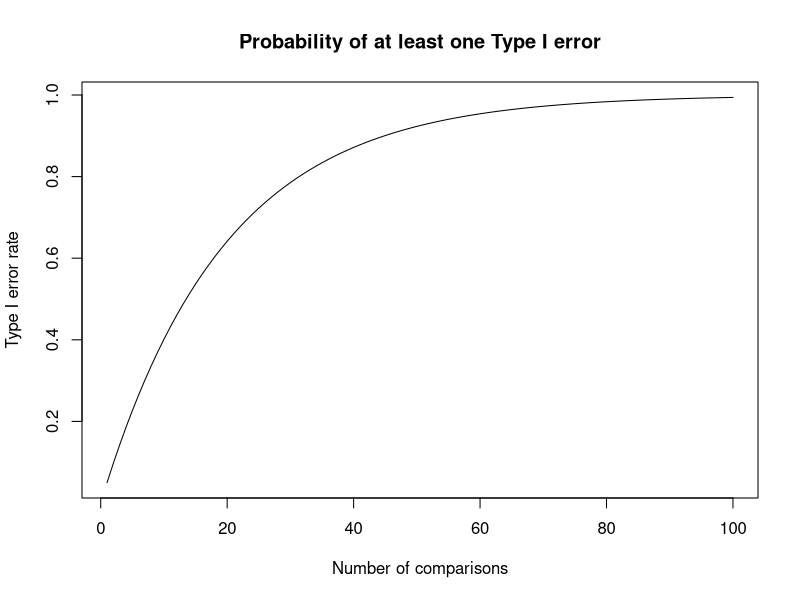

Reproduce this figure in R.
## ---- chunk 1
t1 <- function(x) 1-(.95^x)
curve(t1, from = 1, to = 100, n = 100, main = "Probability of at least one Type I error", xlab = "Number of comparisons", ylab = "Type I error rate")
